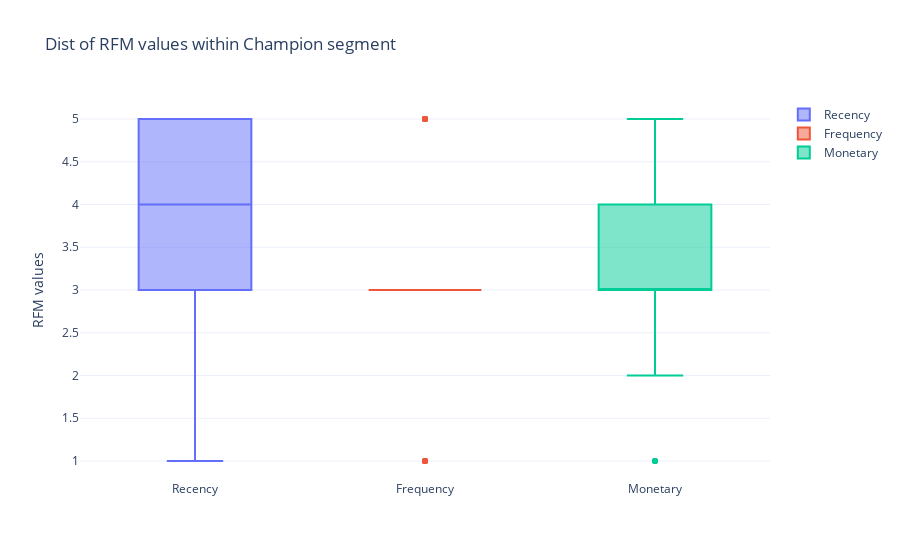

The cell this chart's notebook holds for it:
### Code cell
champion_segment=df[df['RFM Customer Segments']=='Champions']


fig=go.Figure()
fig.add_trace(go.Box(y=champion_segment['RecencyScore'],name='Recency'))
fig.add_trace(go.Box(y=champion_segment['FreqScore'],name='Frequency'))
fig.add_trace(go.Box(y=champion_segment['MonetaryScore'],name='Monetary'))

fig.update_layout(title='Dist of RFM values within Champion segment',yaxis_title='RFM values',showlegend=True)

### Figure 1 — Plotly figure (JSON) as saved in the notebook; plotly's stock layout.template omitted (floating-point values rounded to 4 significant figures)
{"data": [{"name": "Recency", "type": "box", "y": [1, 1, 2, 2, 2, 2, 2, 2, 2, 2, 3, 3, 3, 3, 3, 3, 3, 3, 3, 3, 3, 3, 3, 3, 3, 3, 4, 4, 4, 4, 4, 4, 4, 4, 4, 4, 5, 5, 5, 5, 5, 5, 5, 5, 5, 5, 5, 5, 5, 5, 5, 5, 5, 5, 5, 5, 5, 5, 5, 5, 5, 5]}, {"name": "Frequency", "type": "box", "y": [5, 5, 3, 5, 5, 3, 5, 3, 3, 5, 3, 3, 3, 3, 3, 3, 3, 3, 5, 3, 3, 3, 3, 3, 5, 3, 3, 3, 3, 3, 3, 3, 3, 3, 3, 3, 3, 3, 3, 3, 3, 3, 1, 3, 5, 1, 3, 3, 3, 3, 3, 1, 3, 3, 3, 1, 3, 3, 1, 3, 1, 1]}, {"name": "Monetary", "type": "box", "y": [5, 5, 4, 5, 3, 4, 3, 4, 4, 3, 4, 4, 3, 3, 3, 4, 3, 4, 5, 3, 4, 3, 3, 3, 5, 3, 2, 2, 2, 3, 3, 4, 4, 2, 2, 4, 3, 3, 4, 3, 4, 2, 3, 1, 5, 3, 3, 1, 1, 3, 3, 3, 3, 2, 3, 3, 3, 4, 3, 3, 3, 3]}], "layout": {"showlegend": true, "title": {"text": "Dist of RFM values within Champion segment"}, "yaxis": {"title": {"text": "RFM values"}}}}
